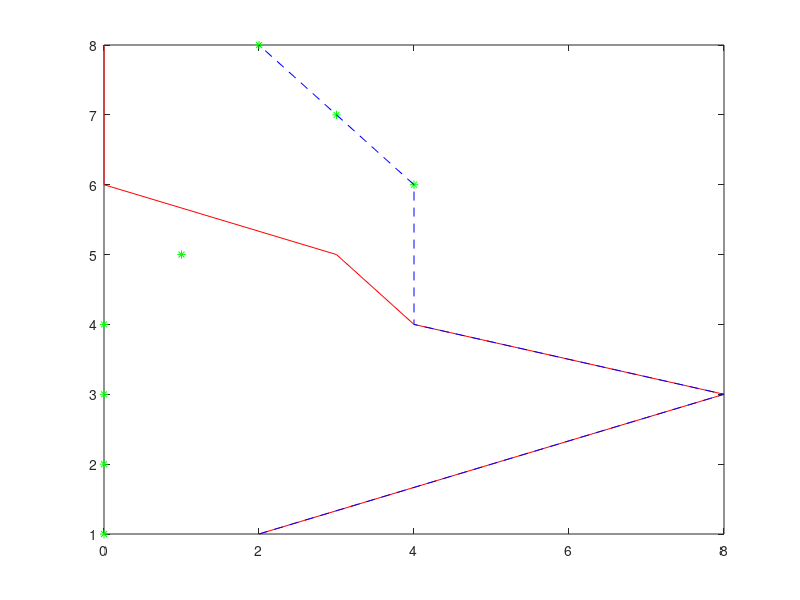

The MATLAB source for this figure:
X1=[2 5 8 4 3 0 0 0]  
X2=[0 0 0 0 1 4 3 2]

for i=1:8
    X(i)=X1(i)+X2(i);
end
disp('Result is: ')
disp(X);
i=1:8;
plot(X1,i,'-r',X2,i,'*g',X,i,'--b')

